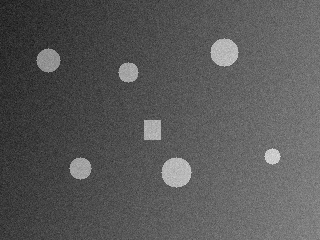
#> input picture labs/samples/01_objects_uneven_light.png, 320 x 240 px
$ python lab13_morphology_serra.py --image samples/01_objects_uneven_light.png
#> lines starting #> are read from the running program, lines starting #| are printed output that depends on the picture; after the words box and inside, x2 and y2 are one past the last pixel; in counts of white or black regions, pixels touching at a corner belong together
### labs/common.py
"""Общие утилиты: ввод, шум, метрики, тестовые изображения, графики."""
import argparse
import os
import time

import cv2
import matplotlib
import numpy as np

matplotlib.use("Agg")
import matplotlib.pyplot as plt  # noqa: E402


def load(path, color=False):
    """Загрузить изображение (ошибка, если файла нет или он не читается)."""
    if not os.path.isfile(path):
        raise FileNotFoundError(f"Файл не найден: {path}")
    img = cv2.imread(path, cv2.IMREAD_COLOR if color else cv2.IMREAD_GRAYSCALE)
    if img is None:
        raise ValueError(f"Не удалось прочитать: {path}")
    return img


def check(img):
    """Проверить, что вход -- непустое 2D-изображение uint8."""
    if not isinstance(img, np.ndarray) or img.ndim != 2 or img.size == 0 or img.dtype != np.uint8:
        raise ValueError("Нужно непустое 2D-изображение uint8")


def parse(doc, extra=()):
    """Аргументы: --image (иначе демо), --out; extra -- список (имя, kwargs)."""
    p = argparse.ArgumentParser(description=doc)
    p.add_argument("--image", help="путь к изображению (иначе демо-данные)")
    p.add_argument("--out", default="out", help="папка для графиков")
    for name, kw in extra:
        p.add_argument(name, **kw)
    return p.parse_args()


def ms(func, *args, repeat=3):
    """Лучшее время func(*args) в миллисекундах."""
    best = float("inf")
    for _ in range(repeat):
        t0 = time.perf_counter()
        func(*args)
        best = min(best, time.perf_counter() - t0)
    return best * 1e3


# [4 lines left out: function psnr, not called in this run]


def iou(a, b):
    """Intersection over Union булевых масок."""
    union = np.logical_or(a, b).sum()
    return 1.0 if union == 0 else np.logical_and(a, b).sum() / union


# [13 lines left out: functions f1, gauss, not called in this run]


def salt_pepper(img, amount, seed=0):
    """Импульсный шум: доля amount пикселей -> 0 или 255."""
    r = np.random.default_rng(seed).random(img.shape)
    out = img.copy()
    out[r < amount / 2] = 0
    out[(r >= amount / 2) & (r < amount)] = 255
    return out


def windows(img, k):
    """Окна k x k вокруг каждого пикселя, форма (H, W, k, k); края -- reflect."""
    return np.lib.stride_tricks.sliding_window_view(np.pad(img, k // 2, mode="reflect"), (k, k))


def demo_objects(h=240, w=320, noise=8.0, seed=0):
    """Светлые объекты на фоне с градиентом освещения -> (изображение, маска)."""
    yy, xx = np.mgrid[0:h, 0:w]
    bg = 40.0 + 70.0 * xx / w + 20.0 * yy / h
    mask = np.zeros((h, w), np.uint8)
    for cx, cy, r in [(.15, .25, .054), (.40, .30, .042), (.70, .22, .060),
                      (.25, .70, .048), (.55, .72, .066), (.85, .65, .036)]:
        cv2.circle(mask, (int(cx * w), int(cy * h)), int(r * h), 1, -1)
    cv2.rectangle(mask, (int(.45 * w), int(.50 * h)), (int(.50 * w), int(.58 * h)), 1, -1)
    img = np.where(mask > 0, bg + 90, bg) + np.random.default_rng(seed).normal(0, noise, (h, w))
    return np.clip(np.rint(img), 0, 255).astype(np.uint8), mask > 0


# [26 lines left out: functions demo_lines, demo_text, demo_regions, not called in this run]


def grid(items, out, name, ncols=3):
    """Сохранить subplot из пар (изображение, заголовок); 3 канала = BGR."""
    nrows = -(-len(items) // ncols)
    fig, axes = plt.subplots(nrows, ncols, figsize=(3.2 * ncols, 3.2 * nrows), squeeze=False)
    for ax in axes.ravel():
        ax.axis("off")
    for ax, (img, title) in zip(axes.ravel(), items):
        img = img.astype(np.uint8) * 255 if img.dtype == bool else img
        ax.imshow(cv2.cvtColor(img, cv2.COLOR_BGR2RGB) if img.ndim == 3 else img,
                  cmap="gray", vmin=0, vmax=255 if img.dtype == np.uint8 else None)
        ax.set_title(title, fontsize=9)
    save(fig, out, name)


# [7 lines left out: function plot, not called in this run]


def save(fig, out, name):
    """Сохранить фигуру в out/name и закрыть."""
    os.makedirs(out, exist_ok=True)
    fig.tight_layout()
    fig.savefig(os.path.join(out, name), dpi=100)
    plt.close(fig)

### labs/lab13_morphology_serra.py
"""Лаба 13. Морфология Серра: эрозия (min), дилатация (max), открытие, закрытие, нормализация фона."""
import cv2
import numpy as np

import common


def se(shape="rect", size=3):
    """Структурирующий элемент (bool, size нечётный)."""
    kind = {"rect": cv2.MORPH_RECT, "cross": cv2.MORPH_CROSS, "ellipse": cv2.MORPH_ELLIPSE}[shape]
    return cv2.getStructuringElement(kind, (size, size)).astype(bool)


def _fold(img, s, func, fill):
    """Свёртка сдвигов изображения по точкам СЭ операцией min/max; за краем -- fill."""
    common.check(img)
    ph, pw = s.shape[0] // 2, s.shape[1] // 2
    h, w = img.shape
    pad = np.pad(img, ((ph, ph), (pw, pw)), constant_values=fill)
    out = np.full_like(img, 255 if func is np.minimum else 0)  # нейтральный элемент операции
    for dy, dx in zip(*np.nonzero(s)):
        out = func(out, pad[dy:dy + h, dx:dx + w])
    return out


def erode(img, s, fill=255):
    """(A erode B)(x) = min A(x + b); fill=255 -- край не «съедает» объекты."""
    return _fold(img, s, np.minimum, fill)


def dilate(img, s):
    """(A dilate B)(x) = max A(x - b): отражённый СЭ."""
    return _fold(img, s[::-1, ::-1], np.maximum, 0)


def opening(img, s):
    return dilate(erode(img, s), s)


def closing(img, s):
    return erode(dilate(img, s), s)


def background_normalization(gray, small, big):
    """open-close малым СЭ убирает шум обоих знаков; открытие большим -- фон; объекты = шум-фон."""
    smooth = opening(closing(gray, small), small)
    bg = opening(smooth, big)
    return smooth - bg, bg


def hit_or_miss(binary, s_fg, s_bg):
    """(A erode B1) AND (A^c erode B2): поиск шаблона."""
    return np.minimum(erode(binary, s_fg, 0), erode(255 - binary, s_bg, 0))


def skeleton(binary, s=None):
    """Скелет Лантуэжуля: объединение (A erode kB) \\ ((A erode kB) open B)."""
    s = se("cross") if s is None else s
    skel, cur = np.zeros_like(binary), binary.copy()
    for _ in range(max(binary.shape)):
        if not cur.any():
            break
        skel |= cur & ~dilate(erode(cur, s, 0), s)
        cur = erode(cur, s, 0)
    return skel


def main():
    args = common.parse(__doc__)
    g = common.load(args.image) if args.image else common.demo_objects(noise=4)[0]
#> in load, img is the input picture: shape (240, 320); min 20, max 223, mean 88.4
    for shape in ("rect", "cross", "ellipse"):
        s = se(shape, 5)
        u = s.astype(np.uint8)
        ok = all(np.array_equal(a, b) for a, b in [(erode(g, s), cv2.erode(g, u)), (dilate(g, s), cv2.dilate(g, u)),
                 (opening(g, s), cv2.morphologyEx(g, cv2.MORPH_OPEN, u)), (closing(g, s), cv2.morphologyEx(g, cv2.MORPH_CLOSE, u))])
        print(f"СЭ {shape} 5x5: erode/dilate/open/close совпадают с cv2: {ok}")
#> this loop made 3 passes
#| СЭ rect 5x5: erode/dilate/open/close совпадают с cv2: True
#| СЭ cross 5x5: erode/dilate/open/close совпадают с cv2: True
#| СЭ ellipse 5x5: erode/dilate/open/close совпадают с cv2: True
#> pass 1, in _fold (call 6), `pad = np.pad(img, ((ph, ph), (pw, pw)), constant_values=fill)`:
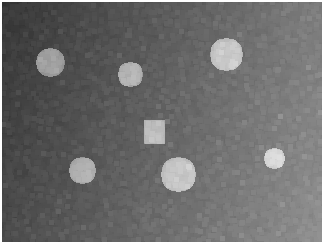
#> pad: shape (244, 324); min 46, max 255, mean 109.8
    o = opening(g, se("ellipse", 5))
#> the loop in _fold (call 19), `for dy, dx in zip(*np.nonzero(s)):` made 17 passes
#> (dy, dx) on passes 1 to 12: (0, 2), (1, 0), (1, 1), (1, 2), (1, 3), (1, 4), (2, 0), (2, 1), (2, 2), (2, 3), (2, 4), (3, 0)
#> after the loop in _fold (call 19), `for dy, dx in zip(*np.nonzero(s)):`:
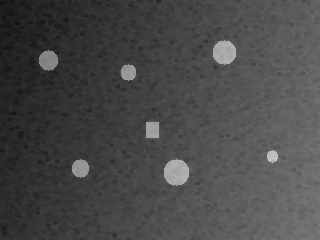
#> out: shape (240, 320); min 20, max 195, mean 72.9
    print("идемпотентность открытия:", np.array_equal(opening(o, se("ellipse", 5)), o))
#| идемпотентность открытия: True
    print("время erode 3/9/21:", [f"{common.ms(erode, g, se('rect', k), repeat=1):.1f} мс" for k in (3, 9, 21)])
#> in se (call 8), `return cv2.getStructuringElement(kind, (size, size)).astype(bool)`: returned value: shape (21, 21) bool; every value is 1
#| время erode 3/9/21: ['8.2 мс', '9.6 мс', '16.6 мс']
    img, truth = common.demo_objects()
#> after the loop in demo_objects, `for cx, cy, r in [(.15, .25, .054), (.40, .30, .042), (.70, .22, .060),`:
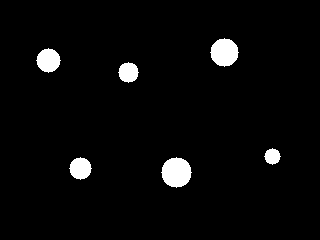
#> mask: shape (240, 320); values 0 (black) and 1 (white), 3.5% white; 6 white regions, box (x1, y1, x2, y2) and area: (161, 157, 192, 188) 709, (210, 38, 239, 67) 613, (36, 48, 61, 73) 441, (69, 157, 92, 180) 377, (118, 62, 139, 83) 317, (264, 148, 281, 165) 197
#> in demo_objects, `cv2.rectangle(mask, (int(.45 * w), int(.50 * h)), (int(.50 * w), int(...`:
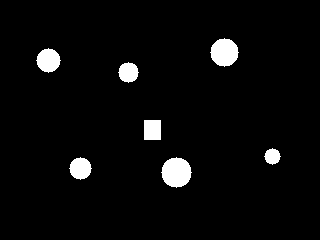
#> mask: shape (240, 320); values 0 (black) and 1 (white), 3.9% white; 7 white regions, largest, box (x1, y1, x2, y2) and area: (161, 157, 192, 188) 709, (210, 38, 239, 67) 613, (36, 48, 61, 73) 441
    binary = truth.astype(np.uint8) * 255
    noisy = common.salt_pepper(binary, 0.04)
#> in salt_pepper, `out[r < amount / 2] = 0`: out: shape (240, 320); 3.8% white; 7 white regions, largest, box (x1, y1, x2, y2) and area: (161, 157, 192, 188) 691, (210, 38, 239, 67) 602, (36, 48, 61, 73) 433
#> in salt_pepper, `out[(r >= amount / 2) & (r < amount)] = 255`: out: shape (240, 320); 5.7% white; 1277 white regions (1270 under 20 px), largest, box (x1, y1, x2, y2) and area: (161, 157, 192, 188) 696, (210, 38, 239, 67) 604, (36, 48, 61, 73) 435
    clean = closing(opening(noisy, se()), se())
#> in _fold (call 26), `pad = np.pad(img, ((ph, ph), (pw, pw)), constant_values=fill)`: pad: shape (242, 322); 7% white; 1256 white regions (1248 under 20 px), largest, box (x1, y1, x2, y2) and area: (0, 0, 322, 242) 1149, (162, 158, 193, 189) 696, (211, 39, 240, 68) 604
#> after the loop in _fold (call 26), `for dy, dx in zip(*np.nonzero(s)):`: out: shape (240, 320); 2.6% white; 9 white regions (2 under 20 px), largest, box (x1, y1, x2, y2) and area: (163, 159, 190, 186) 465, (212, 40, 237, 65) 432, (38, 50, 59, 71) 291
#> in _fold (call 27), `pad = np.pad(img, ((ph, ph), (pw, pw)), constant_values=fill)`: pad: shape (242, 322); 2.6% white; 9 white regions (2 under 20 px), largest, box (x1, y1, x2, y2) and area: (164, 160, 191, 187) 465, (213, 41, 238, 66) 432, (39, 51, 60, 72) 291
#> after the loop in _fold (call 27), `for dy, dx in zip(*np.nonzero(s)):`: out: shape (240, 320); 3.7% white; 8 white regions (1 under 20 px), largest, box (x1, y1, x2, y2) and area: (162, 158, 191, 187) 655, (211, 39, 238, 66) 586, (37, 49, 60, 72) 422
#> in _fold (call 28), `pad = np.pad(img, ((ph, ph), (pw, pw)), constant_values=fill)`: pad: shape (242, 322); 3.7% white; 8 white regions (1 under 20 px), largest, box (x1, y1, x2, y2) and area: (163, 159, 192, 188) 655, (212, 40, 239, 67) 586, (38, 50, 61, 73) 422
#> after the loop in _fold (call 28), `for dy, dx in zip(*np.nonzero(s)):`: out: shape (240, 320); 4.6% white; 7 white regions, largest, box (x1, y1, x2, y2) and area: (161, 157, 192, 188) 810, (210, 38, 239, 67) 710, (36, 48, 61, 73) 528
#> in _fold (call 29), `pad = np.pad(img, ((ph, ph), (pw, pw)), constant_values=fill)`:
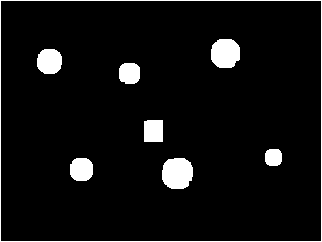
#> pad: shape (242, 322); 6% white; 8 white regions, largest, box (x1, y1, x2, y2) and area: (0, 0, 322, 242) 1124, (162, 158, 193, 189) 810, (211, 39, 240, 68) 710
#> the loop in _fold (call 29), `for dy, dx in zip(*np.nonzero(s)):` made 9 passes
#> pass 1, in _fold (call 29), `out = func(out, pad[dy:dy + h, dx:dx + w])`:
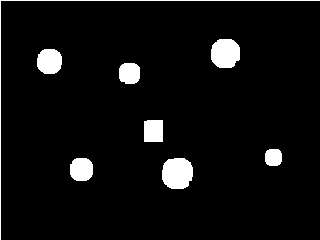
#> out: shape (240, 320); 5.4% white; 8 white regions, largest, box (x1, y1, x2, y2) and area: (162, 158, 193, 189) 810, (211, 39, 240, 68) 710, (0, 0, 320, 240) 559
#> after the loop in _fold (call 29), `for dy, dx in zip(*np.nonzero(s)):`: out: shape (240, 320); 3.8% white; 7 white regions, largest, box (x1, y1, x2, y2) and area: (162, 158, 191, 187) 690, (211, 39, 238, 66) 598, (37, 49, 60, 72) 432
    err = lambda a: int(np.count_nonzero((a > 0) != truth))  # noqa: E731
    print(f"шум 4%: ошибочных пикселей {err(noisy)} -> после открытия+закрытия {err(clean)}")
#| шум 4%: ошибочных пикселей 1466 -> после открытия+закрытия 74
    objects, bg = background_normalization(common.salt_pepper(img, 0.02), se(), se("rect", 41))
#> call 2 of salt_pepper, with amount = 0.02, seed = 0
#> in salt_pepper (call 2), `out[r < amount / 2] = 0`:
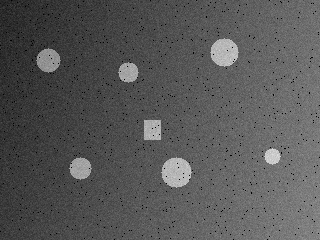
#> out: shape (240, 320); 0.97% of pixels changed, all inside (x1, y1, x2, y2) = (0, 0, 320, 240)
    print(f"нормализация фона: IoU {common.iou(objects > 40, truth):.3f}; скелет: {int((skeleton(binary) > 0).sum())} пикселей")
#> in iou, `union = np.logical_or(a, b).sum()`: union = 3033
#> in skeleton, `s = se("cross") if s is None else s`: s = [[False, True, False], [True, True, True], [False, True, False]]
#| нормализация фона: IoU 0.980; скелет: 146 пикселей
    common.grid([(noisy, "шум 4%"), (clean, "открытие + закрытие"), (skeleton(binary), "скелет"),
                 (dilate(binary, se()) - erode(binary, se()), "градиент"), (bg, "фон"), (objects, "объекты")],
                args.out, "lab13.png")
#> in grid, `nrows = -(-len(items) // ncols)`: nrows = 2
#> the loop in grid, `for ax in axes.ravel():` made 6 passes
#> the loop in grid, `for ax, (img, title) in zip(axes.ravel(), items):` made 6 passes


if __name__ == "__main__":
    main()

$ run again, on labs/samples/07_three_regions.png
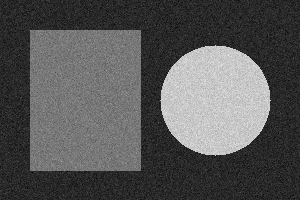
#> input picture labs/samples/07_three_regions.png, 300 x 200 px
#> in load, img is the input picture: shape (200, 300); min 0, max 236, mean 86.1
#> the loop in main, `for shape in ("rect", "cross", "ellipse"):` made 3 passes
#| СЭ rect 5x5: erode/dilate/open/close совпадают с cv2: True
#| СЭ cross 5x5: erode/dilate/open/close совпадают с cv2: True
#| СЭ ellipse 5x5: erode/dilate/open/close совпадают с cv2: True
#> the loop in _fold (call 19), `for dy, dx in zip(*np.nonzero(s)):` made 17 passes
#> (dy, dx) on passes 1 to 8: (0, 2), (1, 0), (1, 1), (1, 2), (1, 3), (1, 4), (2, 0), (2, 1)
#> after the loop in _fold (call 19), `for dy, dx in zip(*np.nonzero(s)):`:
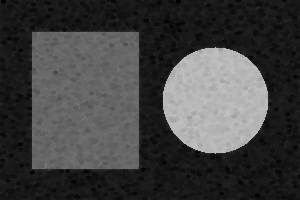
#> out: shape (200, 300); min 0, max 197, mean 65.3
#| идемпотентность открытия: True
#> the loop in ms (call 3), `for _ in range(repeat):` made 1 pass
#> pass 1, in _fold (call 25), `pad = np.pad(img, ((ph, ph), (pw, pw)), constant_values=fill)`:
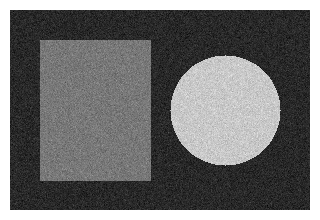
#> pad: shape (220, 320); min 0, max 255, mean 111.1
#| время erode 3/9/21: ['5.1 мс', '5.7 мс', '10.1 мс']
#> img: shape (240, 320)
#> binary: shape (240, 320); 3.9% white; 7 white regions, largest, box (x1, y1, x2, y2) and area: (161, 157, 192, 188) 709, (210, 38, 239, 67) 613, (36, 48, 61, 73) 441
#> pad: shape (242, 322); 7% white; 1256 white regions (1248 under 20 px), largest, box (x1, y1, x2, y2) and area: (0, 0, 322, 242) 1149, (162, 158, 193, 189) 696, (211, 39, 240, 68) 604
#> pad: shape (242, 322); 2.6% white; 9 white regions (2 under 20 px), largest, box (x1, y1, x2, y2) and area: (164, 160, 191, 187) 465, (213, 41, 238, 66) 432, (39, 51, 60, 72) 291
#> pad: shape (242, 322); 3.7% white; 8 white regions (1 under 20 px), largest, box (x1, y1, x2, y2) and area: (163, 159, 192, 188) 655, (212, 40, 239, 67) 586, (38, 50, 61, 73) 422
#> pad: shape (242, 322); 6% white; 8 white regions, largest, box (x1, y1, x2, y2) and area: (0, 0, 322, 242) 1124, (162, 158, 193, 189) 810, (211, 39, 240, 68) 710
#| шум 4%: ошибочных пикселей 1466 -> после открытия+закрытия 74
#> union = 3033
#> s = [[False, True, False], [True, True, True], [False, True, False]]
#| нормализация фона: IoU 0.980; скелет: 146 пикселей
#> nrows = 2
#> the loop in grid, `for ax in axes.ravel():` made 6 passes
#> the loop in grid, `for ax, (img, title) in zip(axes.ravel(), items):` made 6 passes
